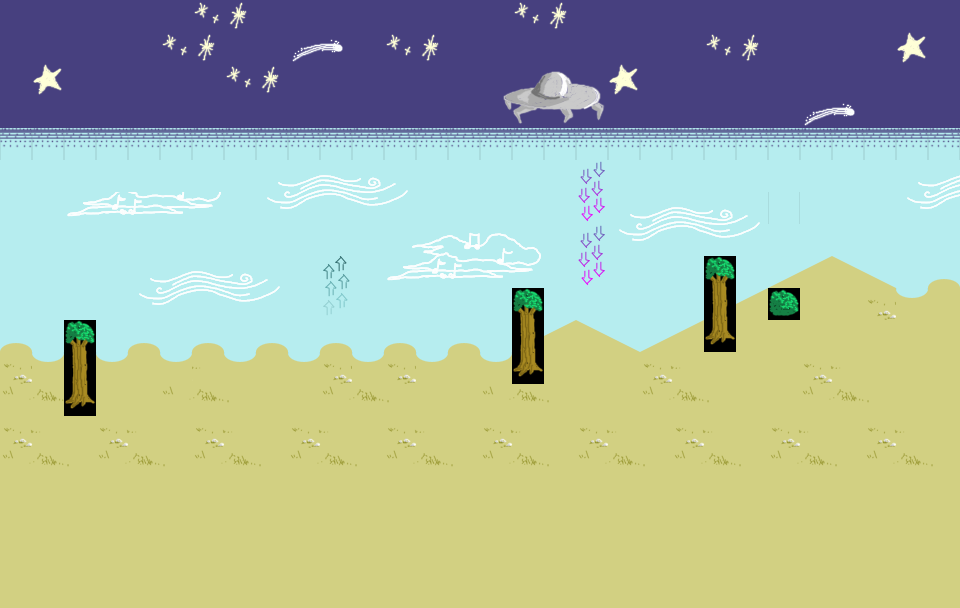

Below is a game level as drawn by its tile map, then a one-line description and the .tmx that defines it (tile-layer data replaced by summaries):
An orthogonal 30x19 tile map with 32x32 px tiles, 1 tile layer (Tile Layer 1).

<map version="1.0" orientation="orthogonal" width="30" height="19" tilewidth="32" tileheight="32">
 <tileset firstgid="1" name="grid_pieces" tilewidth="32" tileheight="32">
  <image source="../../assets/images/grid_pieces.png" width="320" height="320" />
 </tileset>
 <layer name="Tile Layer 1" width="30" height="19">
  <data>[570 cells, 570 non-empty, 60 distinct tile ids]</data>
 </layer>
</map>